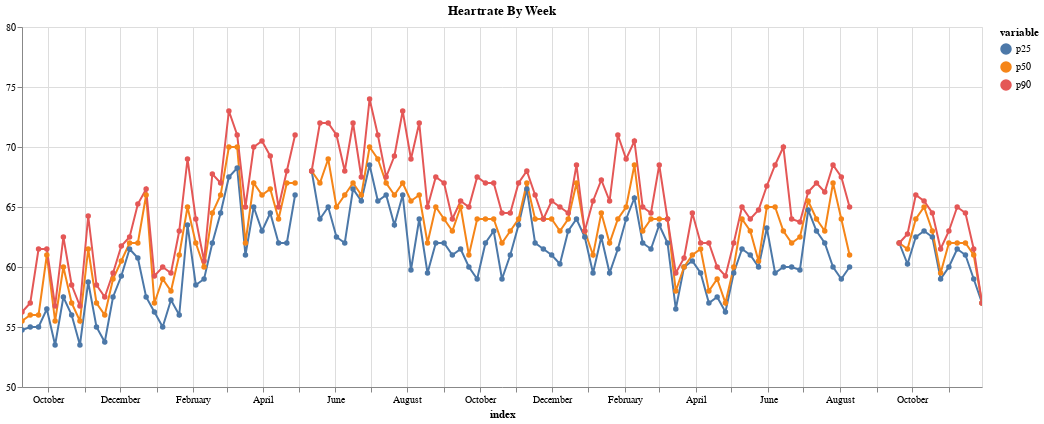
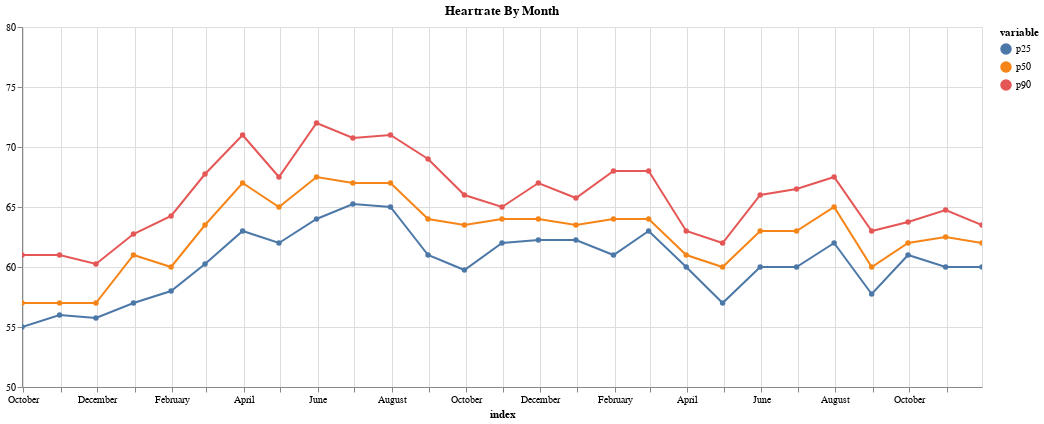

The notebook cell saved with these charts, in order:
### Code cell
fact, domain = "Heartrate", (50, 80)

print("Scroll to see year markers, select in index to zoom in")


def quantile_support_empty(x, q):
    # quantile crashes if it's passed an array with all None's, so handle that case manually
    # all the other summary metrics like np.mean and np.median support this, so arguably it's an np bug.
    # but whatevez'
    # https://stackoverflow.com/questions/45138917/python-error-cannot-do-a-non-empty-take-from-an-empty-axes
    if len(x.dropna()) == 0:
        return None

    return np.quantile(x, q=q)


def p25(x):
    return quantile_support_empty(x, 0.25)


def p50(x):
    return quantile_support_empty(x, 0.5)


def p90(x):
    return quantile_support_empty(x, 0.75)


for freq in "Week Month".split():
    pd_freq_value = freq[0]  # hack, pandas Freq are D,W,M
    df_group_time = df.copy()[fact].resample(pd_freq_value)

    # Make a long frame with percentiles as facts

    # ASIDE:
    #   We could do this with lambda functions for conciseness and dynamism, BUT column renaming during agg is a PITA
    #   so just doing it with named functions for now.

    df_to_graph = df_group_time.agg([p25, p50, p90])
    display(df_to_graph)

    # Convert the long column to narrow, by multiplexing it down (df.melt)
    df_melted = df_to_graph.reset_index().melt(
        id_vars=["index"],
    )
    height_in_inches = 60  # todo figure out how to get this by calculation
    selection = alt.selection_multi(fields=["variable"], bind="legend")
    c = (
        alt.Chart(df_melted)
        .mark_line(point=True)
        .encode(
            y=alt.Y("value", title="", scale=alt.Scale(domain=domain)),
            x="index:T",
            color="variable",
            tooltip=["index:T", "value:Q"],
            opacity=alt.condition(selection, alt.value(1), alt.value(0.2)),
        )
        .properties(
            width=16 * height_in_inches,
            height=6 * height_in_inches,
            title=f"{fact} By {freq}",
        )
        .interactive()
    ).add_selection(selection)

    display(c)

### Figure 1 — Vega-Lite specification as saved in the notebook (floating-point values rounded to 4 significant figures; data arrays with more than 128 entries replaced by an {"elided": "..."} marker saying what was removed)
{"config": {"view": {"continuousWidth": 400, "continuousHeight": 300}}, "data": {"name": "data-b2715ccb1a8e81c78bac511b5720e47b"}, "mark": {"type": "line", "point": true}, "encoding": {"color": {"type": "nominal", "field": "variable"}, "opacity": {"condition": {"value": 1, "selection": "selector043"}, "value": 0.2}, "tooltip": [{"type": "temporal", "field": "index"}, {"type": "quantitative", "field": "value"}], "x": {"type": "temporal", "field": "index"}, "y": {"type": "quantitative", "field": "value", "scale": {"domain": [50, 80]}, "title": ""}}, "height": 360, "selection": {"selector044": {"type": "interval", "bind": "scales", "encodings": ["x", "y"]}, "selector043": {"type": "multi", "fields": ["variable"], "bind": "legend"}}, "title": "Heartrate By Week", "width": 960, "$schema": "https://vega.github.io/schema/vega-lite/v4.8.1.json", "datasets": {"data-b2715ccb1a8e81c78bac511b5720e47b": {"elided": "351 records"}}}

### Figure 2 — Vega-Lite specification as saved in the notebook (floating-point values rounded to 4 significant figures)
{"config": {"view": {"continuousWidth": 400, "continuousHeight": 300}}, "data": {"name": "data-a3abd9d854cd7d16876a216872b26bf3"}, "mark": {"type": "line", "point": true}, "encoding": {"color": {"type": "nominal", "field": "variable"}, "opacity": {"condition": {"value": 1, "selection": "selector045"}, "value": 0.2}, "tooltip": [{"type": "temporal", "field": "index"}, {"type": "quantitative", "field": "value"}], "x": {"type": "temporal", "field": "index"}, "y": {"type": "quantitative", "field": "value", "scale": {"domain": [50, 80]}, "title": ""}}, "height": 360, "selection": {"selector046": {"type": "interval", "bind": "scales", "encodings": ["x", "y"]}, "selector045": {"type": "multi", "fields": ["variable"], "bind": "legend"}}, "title": "Heartrate By Month", "width": 960, "$schema": "https://vega.github.io/schema/vega-lite/v4.8.1.json", "datasets": {"data-a3abd9d854cd7d16876a216872b26bf3": [{"index": "2018-09-30T00:00:00", "variable": "p25", "value": 55.0}, {"index": "2018-10-31T00:00:00", "variable": "p25", "value": 56.0}, {"index": "2018-11-30T00:00:00", "variable": "p25", "value": 55.75}, {"index": "2018-12-31T00:00:00", "variable": "p25", "value": 57.0}, {"index": "2019-01-31T00:00:00", "variable": "p25", "value": 58.0}, {"index": "2019-02-28T00:00:00", "variable": "p25", "value": 60.25}, {"index": "2019-03-31T00:00:00", "variable": "p25", "value": 63.0}, {"index": "2019-04-30T00:00:00", "variable": "p25", "value": 62.0}, {"index": "2019-05-31T00:00:00", "variable": "p25", "value": 64.0}, {"index": "2019-06-30T00:00:00", "variable": "p25", "value": 65.25}, {"index": "2019-07-31T00:00:00", "variable": "p25", "value": 65.0}, {"index": "2019-08-31T00:00:00", "variable": "p25", "value": 61.0}, {"index": "2019-09-30T00:00:00", "variable": "p25", "value": 59.75}, {"index": "2019-10-31T00:00:00", "variable": "p25", "value": 62.0}, {"index": "2019-11-30T00:00:00", "variable": "p25", "value": 62.25}, {"index": "2019-12-31T00:00:00", "variable": "p25", "value": 62.25}, {"index": "2020-01-31T00:00:00", "variable": "p25", "value": 61.0}, {"index": "2020-02-29T00:00:00", "variable": "p25", "value": 63.0}, {"index": "2020-03-31T00:00:00", "variable": "p25", "value": 60.0}, {"index": "2020-04-30T00:00:00", "variable": "p25", "value": 57.0}, {"index": "2020-05-31T00:00:00", "variable": "p25", "value": 60.0}, {"index": "2020-06-30T00:00:00", "variable": "p25", "value": 60.0}, {"index": "2020-07-31T00:00:00", "variable": "p25", "value": 62.0}, {"index": "2020-08-31T00:00:00", "variable": "p25", "value": 57.75}, {"index": "2020-09-30T00:00:00", "variable": "p25", "value": 61.0}, {"index": "2020-10-31T00:00:00", "variable": "p25", "value": 60.0}, {"index": "2020-11-30T00:00:00", "variable": "p25", "value": 60.0}, {"index": "2018-09-30T00:00:00", "variable": "p50", "value": 57.0}, {"index": "2018-10-31T00:00:00", "variable": "p50", "value": 57.0}, {"index": "2018-11-30T00:00:00", "variable": "p50", "value": 57.0}, {"index": "2018-12-31T00:00:00", "variable": "p50", "value": 61.0}, {"index": "2019-01-31T00:00:00", "variable": "p50", "value": 60.0}, {"index": "2019-02-28T00:00:00", "variable": "p50", "value": 63.5}, {"index": "2019-03-31T00:00:00", "variable": "p50", "value": 67.0}, {"index": "2019-04-30T00:00:00", "variable": "p50", "value": 65.0}, {"index": "2019-05-31T00:00:00", "variable": "p50", "value": 67.5}, {"index": "2019-06-30T00:00:00", "variable": "p50", "value": 67.0}, {"index": "2019-07-31T00:00:00", "variable": "p50", "value": 67.0}, {"index": "2019-08-31T00:00:00", "variable": "p50", "value": 64.0}, {"index": "2019-09-30T00:00:00", "variable": "p50", "value": 63.5}, {"index": "2019-10-31T00:00:00", "variable": "p50", "value": 64.0}, {"index": "2019-11-30T00:00:00", "variable": "p50", "value": 64.0}, {"index": "2019-12-31T00:00:00", "variable": "p50", "value": 63.5}, {"index": "2020-01-31T00:00:00", "variable": "p50", "value": 64.0}, {"index": "2020-02-29T00:00:00", "variable": "p50", "value": 64.0}, {"index": "2020-03-31T00:00:00", "variable": "p50", "value": 61.0}, {"index": "2020-04-30T00:00:00", "variable": "p50", "value": 60.0}, {"index": "2020-05-31T00:00:00", "variable": "p50", "value": 63.0}, {"index": "2020-06-30T00:00:00", "variable": "p50", "value": 63.0}, {"index": "2020-07-31T00:00:00", "variable": "p50", "value": 65.0}, {"index": "2020-08-31T00:00:00", "variable": "p50", "value": 60.0}, {"index": "2020-09-30T00:00:00", "variable": "p50", "value": 62.0}, {"index": "2020-10-31T00:00:00", "variable": "p50", "value": 62.5}, {"index": "2020-11-30T00:00:00", "variable": "p50", "value": 62.0}, {"index": "2018-09-30T00:00:00", "variable": "p90", "value": 61.0}, {"index": "2018-10-31T00:00:00", "variable": "p90", "value": 61.0}, {"index": "2018-11-30T00:00:00", "variable": "p90", "value": 60.25}, {"index": "2018-12-31T00:00:00", "variable": "p90", "value": 62.75}, {"index": "2019-01-31T00:00:00", "variable": "p90", "value": 64.25}, {"index": "2019-02-28T00:00:00", "variable": "p90", "value": 67.75}, {"index": "2019-03-31T00:00:00", "variable": "p90", "value": 71.0}, {"index": "2019-04-30T00:00:00", "variable": "p90", "value": 67.5}, {"index": "2019-05-31T00:00:00", "variable": "p90", "value": 72.0}, {"index": "2019-06-30T00:00:00", "variable": "p90", "value": 70.75}, {"index": "2019-07-31T00:00:00", "variable": "p90", "value": 71.0}, {"index": "2019-08-31T00:00:00", "variable": "p90", "value": 69.0}, {"index": "2019-09-30T00:00:00", "variable": "p90", "value": 66.0}, {"index": "2019-10-31T00:00:00", "variable": "p90", "value": 65.0}, {"index": "2019-11-30T00:00:00", "variable": "p90", "value": 67.0}, {"index": "2019-12-31T00:00:00", "variable": "p90", "value": 65.75}, {"index": "2020-01-31T00:00:00", "variable": "p90", "value": 68.0}, {"index": "2020-02-29T00:00:00", "variable": "p90", "value": 68.0}, {"index": "2020-03-31T00:00:00", "variable": "p90", "value": 63.0}, {"index": "2020-04-30T00:00:00", "variable": "p90", "value": 62.0}, {"index": "2020-05-31T00:00:00", "variable": "p90", "value": 66.0}, {"index": "2020-06-30T00:00:00", "variable": "p90", "value": 66.5}, {"index": "2020-07-31T00:00:00", "variable": "p90", "value": 67.5}, {"index": "2020-08-31T00:00:00", "variable": "p90", "value": 63.0}, {"index": "2020-09-30T00:00:00", "variable": "p90", "value": 63.75}, {"index": "2020-10-31T00:00:00", "variable": "p90", "value": 64.75}, {"index": "2020-11-30T00:00:00", "variable": "p90", "value": 63.5}]}}
